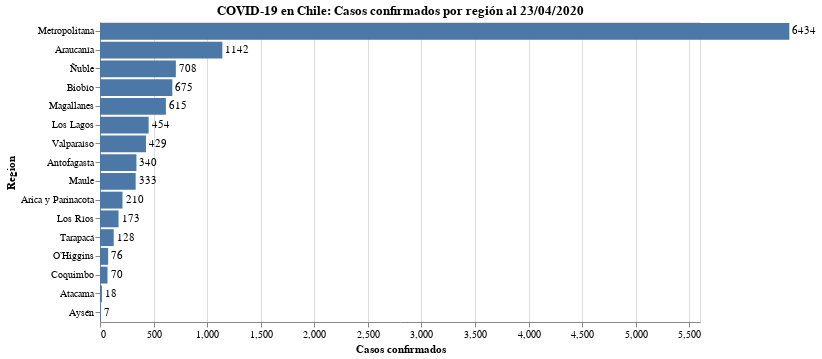

The cell this chart's notebook holds for it:
### Code cell
#hide_input
bars = alt.Chart(data_raw).mark_bar().encode(
    x = alt.X(today, scale=alt.Scale(domain=(0, 5600)), axis=alt.Axis(title='Casos confirmados')),
    y = alt.Y('Region:N', sort='-x'),
    tooltip = today 
).properties(
    title=f'COVID-19 en Chile: Casos confirmados por región al {today_es_format}'
)

text = bars.mark_text(
    align='left',
    baseline='middle',
    dx=3  # Nudges text to right so it doesn't appear on top of the bar
).encode(
    text=today
)

(bars + text).properties(width=600, height=300)

### Figure 1 — Vega-Lite specification as saved in the notebook (floating-point values rounded to 4 significant figures)
{"config": {"view": {"continuousWidth": 400, "continuousHeight": 300}}, "layer": [{"mark": "bar", "encoding": {"tooltip": {"type": "quantitative", "field": "2020-04-23"}, "x": {"type": "quantitative", "axis": {"title": "Casos confirmados"}, "field": "2020-04-23", "scale": {"domain": [0, 5600]}}, "y": {"type": "nominal", "field": "Region", "sort": "-x"}}, "title": "COVID-19 en Chile: Casos confirmados por región al 23/04/2020"}, {"mark": {"type": "text", "align": "left", "baseline": "middle", "dx": 3}, "encoding": {"text": {"type": "quantitative", "field": "2020-04-23"}, "tooltip": {"type": "quantitative", "field": "2020-04-23"}, "x": {"type": "quantitative", "axis": {"title": "Casos confirmados"}, "field": "2020-04-23", "scale": {"domain": [0, 5600]}}, "y": {"type": "nominal", "field": "Region", "sort": "-x"}}, "title": "COVID-19 en Chile: Casos confirmados por región al 23/04/2020"}], "data": {"name": "data-0b9283ee101465a1c72379c5a2574dfd"}, "height": 300, "width": 600, "$schema": "https://vega.github.io/schema/vega-lite/v4.8.1.json", "datasets": {"data-0b9283ee101465a1c72379c5a2574dfd": [{"Region": "Arica y Parinacota", "2020-04-23": 210}, {"Region": "Tarapacá", "2020-04-23": 128}, {"Region": "Antofagasta", "2020-04-23": 340}, {"Region": "Atacama", "2020-04-23": 18}, {"Region": "Coquimbo", "2020-04-23": 70}, {"Region": "Valparaíso", "2020-04-23": 429}, {"Region": "Metropolitana", "2020-04-23": 6434}, {"Region": "O’Higgins", "2020-04-23": 76}, {"Region": "Maule", "2020-04-23": 333}, {"Region": "Ñuble", "2020-04-23": 708}, {"Region": "Biobío", "2020-04-23": 675}, {"Region": "Araucanía", "2020-04-23": 1142}, {"Region": "Los Ríos", "2020-04-23": 173}, {"Region": "Los Lagos", "2020-04-23": 454}, {"Region": "Aysén", "2020-04-23": 7}, {"Region": "Magallanes", "2020-04-23": 615}]}}
